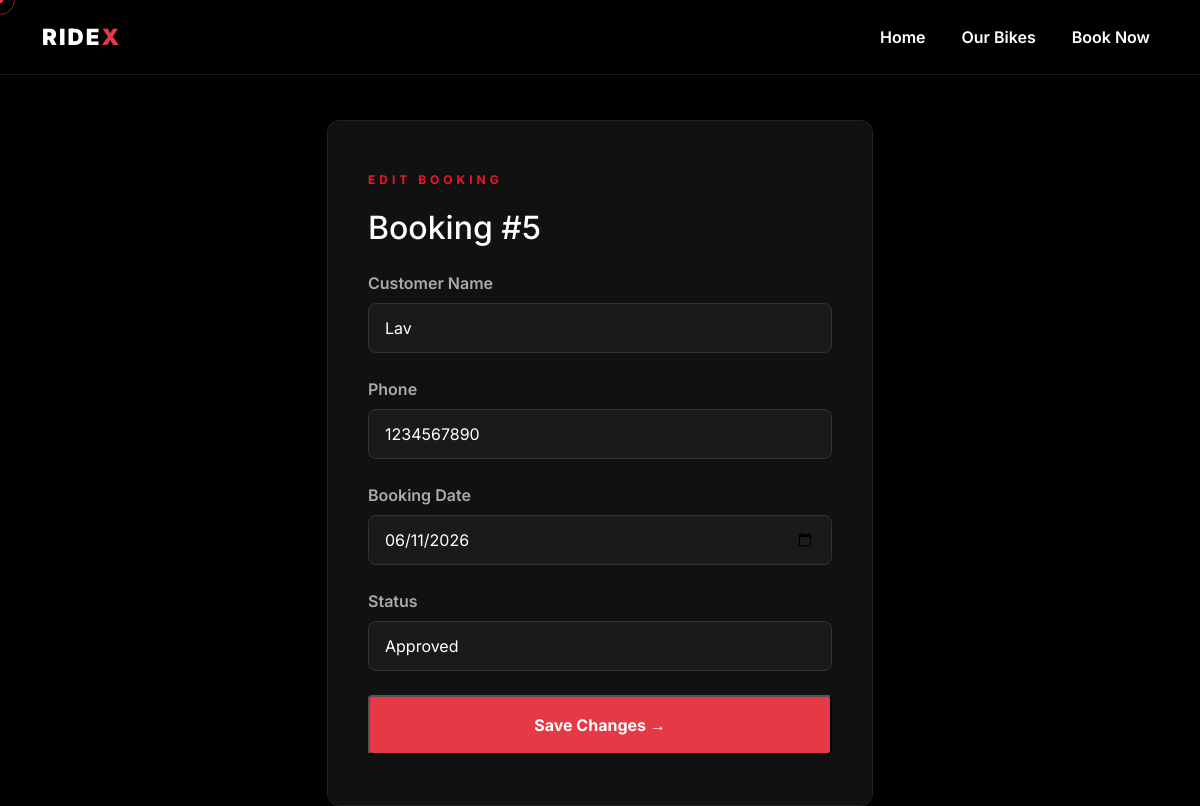
The app's page /admin/booking/5/edit (signed in) with its own data.
### app.py (models this page shows)
class Booking(db.Model):
    id = db.Column(db.Integer, primary_key=True)
    bike_id = db.Column(db.Integer, db.ForeignKey('bike.id'), nullable=False)
    customer_name = db.Column(db.String(100), nullable=False)
    customer_phone = db.Column(db.String(15), nullable=False)
    booking_date = db.Column(db.DateTime, nullable=False)
    status = db.Column(db.String(20), default='pending')
    bike = db.relationship('Bike', backref='bookings')

### app.py (the view, shortened to what this page needs)
@app.route('/admin/booking/<int:booking_id>/edit', methods=['GET', 'POST'])
@login_required
def edit_booking(booking_id):
    booking = Booking.query.get_or_404(booking_id)
    return render_template('admin/edit_booking.html', booking=booking)

### app.py (called while the page is built)
def login_required(f):
    @wraps(f)
    def decorated_function(*args, **kwargs):
        if 'admin_logged_in' not in session:
            return redirect(url_for('admin_login'))
        return f(*args, **kwargs)
    return decorated_function

### templates/admin/edit_booking.html (shortened to what this page needs)
{% extends 'base.html' %}
{% block content %}
<section class="admin-dashboard-section" style="padding-top: 120px;">
    <div class="container">
        <div class="row justify-content-center">
            <div class="col-md-6">
                <div class="login-box">
                    <p class="hero-tagline">EDIT BOOKING</p>
                    <h2 class="mb-4">Booking #{{ booking.id }}</h2>
                    <form method="POST">
                        <div class="mb-4">
                            <label class="form-label">Customer Name</label>
                            <input type="text" name="customer_name" class="form-control dark-input" value="{{ booking.customer_name }}" required>
                        </div>
                        <div class="mb-4">
                            <label class="form-label">Phone</label>
                            <input type="tel" name="customer_phone" class="form-control dark-input" value="{{ booking.customer_phone }}" required>
                        </div>
                        <div class="mb-4">
                            <label class="form-label">Booking Date</label>
                            <input type="date" name="booking_date" class="form-control dark-input" value="{{ booking.booking_date.strftime('%Y-%m-%d') }}" required>
                        </div>
                        <div class="mb-4">
                            <label class="form-label">Status</label>
                            <select name="status" class="form-control dark-input">
                                <option value="approved" {% if booking.status == 'approved' %}selected{% endif %}>Approved</option>
                            </select>
                        </div>
                        <button type="submit" class="btn-primary-red w-100 py-3">Save Changes →</button>
                    </form>
                </div>
            </div>
        </div>
    </div>
</section>
{% endblock %}

### static/css/style.css (style rules this page uses)
* { margin: 0; padding: 0; box-sizing: border-box; }
body { background-color: #000000; color: #ffffff; font-family: 'Inter', sans-serif; }
* { cursor: none; }
.hero-tagline { color: #ec1628; font-weight: 700; font-size: 0.75rem; letter-spacing: 4px; margin-bottom: 20px; }
.btn-primary-red { background-color: #e63946; padding: 14px 32px; font-size: 1rem; font-weight: 700; color: #ffffff; border-radius: 4px; text-decoration: none; transition: all 0.3s ease; display: inline-block; }
.form-label { color: #aaaaaa; font-weight: 600; margin-bottom: 8px; }
.dark-input { background-color: #1a1a1a !important; border: 1px solid #333 !important; color: #ffffff !important; padding: 12px 16px; border-radius: 8px; }
.dark-input::placeholder { color: #555 !important; }
.login-box { background-color: #111111; border: 1px solid #222; border-radius: 12px; padding: 50px 40px; }

### records on screen
Booking: id "5", customer_name "Lav", customer_phone "1234567890", booking_date "06/11/2026", status "Approved"
